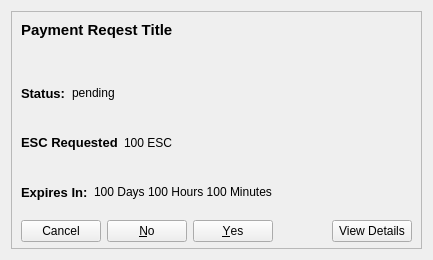
<?xml version="1.0" encoding="UTF-8"?>
<ui version="4.0">
 <class>CommunityFundDisplayPaymentRequest</class>
 <widget class="QWidget" name="CommunityFundDisplayPaymentRequest">
  <property name="geometry">
   <rect>
    <x>0</x>
    <y>0</y>
    <width>433</width>
    <height>260</height>
   </rect>
  </property>
  <property name="sizePolicy">
   <sizepolicy hsizetype="Maximum" vsizetype="Maximum">
    <horstretch>0</horstretch>
    <verstretch>0</verstretch>
   </sizepolicy>
  </property>
  <property name="minimumSize">
   <size>
    <width>433</width>
    <height>260</height>
   </size>
  </property>
  <property name="maximumSize">
   <size>
    <width>433</width>
    <height>260</height>
   </size>
  </property>
  <property name="windowTitle">
   <string>Form</string>
  </property>
  <layout class="QVBoxLayout" name="verticalLayout_2">
   <item>
    <widget class="QFrame" name="frame">
     <property name="sizePolicy">
      <sizepolicy hsizetype="Maximum" vsizetype="Maximum">
       <horstretch>0</horstretch>
       <verstretch>0</verstretch>
      </sizepolicy>
     </property>
     <property name="maximumSize">
      <size>
       <width>433</width>
       <height>433</height>
      </size>
     </property>
     <property name="frameShape">
      <enum>QFrame::StyledPanel</enum>
     </property>
     <property name="frameShadow">
      <enum>QFrame::Raised</enum>
     </property>
     <widget class="QLabel" name="title">
      <property name="geometry">
       <rect>
        <x>10</x>
        <y>10</y>
        <width>400</width>
        <height>50</height>
       </rect>
      </property>
      <property name="maximumSize">
       <size>
        <width>400</width>
        <height>50</height>
       </size>
      </property>
      <property name="font">
       <font>
        <pointsize>11</pointsize>
        <weight>75</weight>
        <bold>true</bold>
       </font>
      </property>
      <property name="text">
       <string>Payment Reqest Title</string>
      </property>
      <property name="alignment">
       <set>Qt::AlignLeading|Qt::AlignLeft|Qt::AlignTop</set>
      </property>
      <property name="wordWrap">
       <bool>true</bool>
      </property>
     </widget>
     <widget class="QWidget" name="">
      <property name="geometry">
       <rect>
        <x>10</x>
        <y>60</y>
        <width>391</width>
        <height>171</height>
       </rect>
      </property>
      <layout class="QVBoxLayout" name="verticalLayout">
       <item>
        <layout class="QHBoxLayout" name="horizontalLayout_4">
         <item>
          <widget class="QLabel" name="labelTitleStatus">
           <property name="sizePolicy">
            <sizepolicy hsizetype="Maximum" vsizetype="Preferred">
             <horstretch>0</horstretch>
             <verstretch>0</verstretch>
            </sizepolicy>
           </property>
           <property name="font">
            <font>
             <pointsize>10</pointsize>
             <weight>75</weight>
             <bold>true</bold>
            </font>
           </property>
           <property name="text">
            <string>Status:</string>
           </property>
          </widget>
         </item>
         <item>
          <widget class="QLabel" name="labelStatus">
           <property name="text">
            <string>pending</string>
           </property>
          </widget>
         </item>
        </layout>
       </item>
       <item>
        <layout class="QHBoxLayout" name="horizontalLayout_6">
         <item>
          <widget class="QLabel" name="labelTitleRequested">
           <property name="sizePolicy">
            <sizepolicy hsizetype="Maximum" vsizetype="Preferred">
             <horstretch>0</horstretch>
             <verstretch>0</verstretch>
            </sizepolicy>
           </property>
           <property name="font">
            <font>
             <pointsize>10</pointsize>
             <weight>75</weight>
             <bold>true</bold>
            </font>
           </property>
           <property name="text">
            <string>ESC Requested</string>
           </property>
          </widget>
         </item>
         <item>
          <widget class="QLabel" name="labelRequested">
           <property name="text">
            <string>100 ESC</string>
           </property>
          </widget>
         </item>
        </layout>
       </item>
       <item>
        <layout class="QHBoxLayout" name="horizontalLayout_5">
         <item>
          <widget class="QLabel" name="labelTitleDuration">
           <property name="sizePolicy">
            <sizepolicy hsizetype="Maximum" vsizetype="Preferred">
             <horstretch>0</horstretch>
             <verstretch>0</verstretch>
            </sizepolicy>
           </property>
           <property name="font">
            <font>
             <pointsize>10</pointsize>
             <weight>75</weight>
             <bold>true</bold>
            </font>
           </property>
           <property name="text">
            <string>Expires In:</string>
           </property>
          </widget>
         </item>
         <item>
          <widget class="QLabel" name="labelDuration">
           <property name="text">
            <string>100 Days 100 Hours 100 Minutes</string>
           </property>
          </widget>
         </item>
        </layout>
       </item>
       <item>
        <layout class="QHBoxLayout" name="horizontalLayout">
         <item>
          <widget class="QDialogButtonBox" name="buttonBoxVote">
           <property name="layoutDirection">
            <enum>Qt::RightToLeft</enum>
           </property>
           <property name="standardButtons">
            <set>QDialogButtonBox::Cancel|QDialogButtonBox::No|QDialogButtonBox::Yes</set>
           </property>
          </widget>
         </item>
         <item>
          <widget class="QPushButton" name="pushButtonDetails">
           <property name="text">
            <string>View Details</string>
           </property>
          </widget>
         </item>
        </layout>
       </item>
      </layout>
     </widget>
     <zorder>title</zorder>
     <zorder></zorder>
     <zorder>labelRequested</zorder>
     <zorder></zorder>
     <zorder></zorder>
    </widget>
   </item>
  </layout>
 </widget>
 <resources/>
 <connections/>
</ui>
